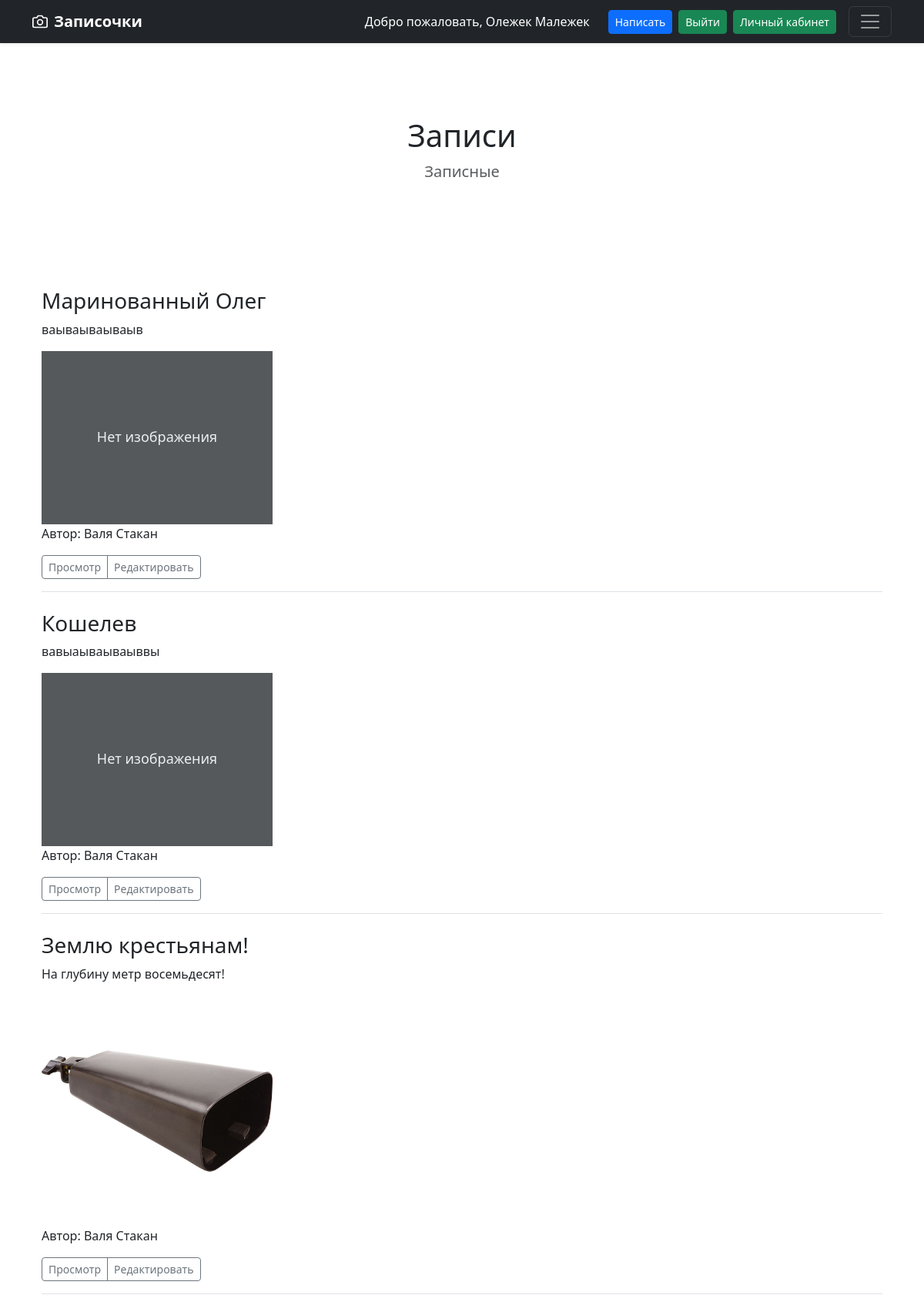
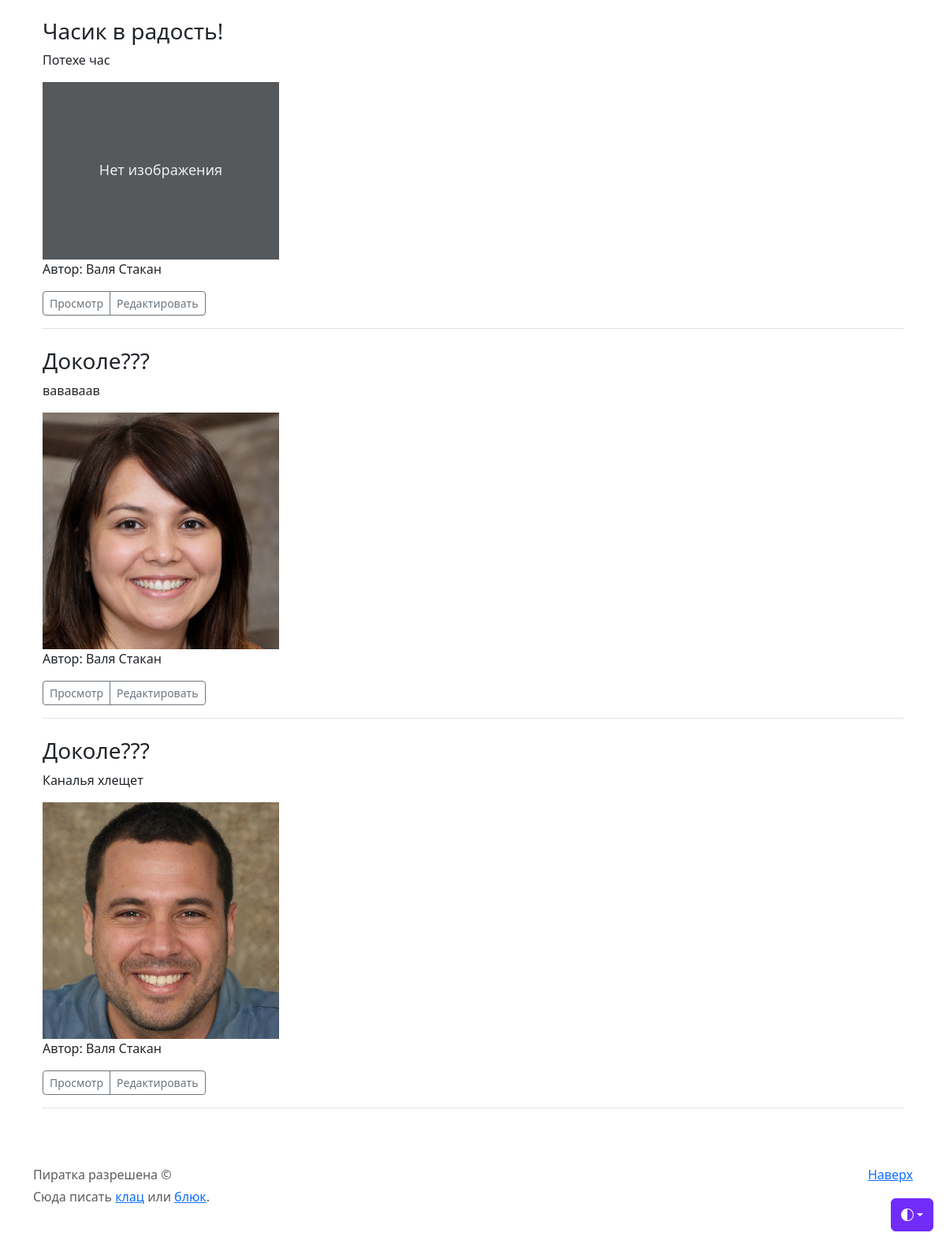
Screenshot of / (signed in) with the database file from the repository (2 pictures, top to bottom).
### models.py (models this page shows)
class Base(Model):
    class Meta:
        database = db

class User(Base):
    first_name = CharField()
    last_name = CharField()
    email = CharField(unique=True)
    password_hash = CharField()
    image_path = CharField(null=True)

class Blog(Base):
    name = CharField()
    image_path = CharField(null=True)
    text = CharField()
    author = ForeignKeyField(User)
    created_on = DateTimeField(default=datetime.now())

### app.py (the view)
@app.route('/')
def index():
    posts = Blog.select().join(User).order_by(Blog.id.desc())
    return render_template('blog.html', posts=posts, user=request.user)

### app.py (called while the page is built)
@app.before_request
def get_user():
    user_id = session.get('user_id')
    if user_id:
        user = User.get_or_none(User.id == user_id)
    else:
        user = None
    request.user = user

### templates/blog.html (shortened to what this page needs)
{% extends "base.html" %}
{% block content %}
<div class="container">
    {% for post in posts %}
    <div class="post mb-4 pb-3 border-bottom">
        <h3>{{ post.name }}</h3>
        <p>{{ post.text }}</p>
        <div class="image-container" style="max-width:300px;">
            {% if post.image_path %}
            <img src="{{ post.image_path }}" alt="Image" class="img-fluid" style="max-width:300px;"
                 onerror="this.style.display='none'; this.nextElementSibling.style.display='block';">
            {% else %}
            <svg class="bd-placeholder-img card-img-top" width="300" height="225"
                 xmlns="http://www.w3.org/2000/svg"
                 role="img" aria-label="Placeholder: Thumbnail" preserveAspectRatio="xMidYMid slice"
                 focusable="false">
                <text x="50%" y="50%" fill="#eceeef" dy=".3em">Нет изображения</text>
            </svg>
            {% endif %}
        </div>
        <p>Автор: {{ post.author.first_name }} {{ post.author.last_name }}</p>
        <div class="d-flex justify-content-between align-items-center">
            <div class="btn-group">
                <a href="{{ url_for('post_detail', post_id=post.id) }}"
                   class="btn btn-sm btn-outline-secondary">Просмотр</a>
                <a href="{{ url_for('edit_post', post_id=post.id) }}"
                   class="btn btn-sm btn-outline-secondary">Редактировать</a>
            </div>
        </div>
    </div>
    {% else %}
    <p>Постов пока нет.</p>
    {% endfor %}
</div>
{% endblock %}

### templates/base.html (shortened to what this page needs)
<!doctype html>
<html lang="ru" data-bs-theme="auto">
<head>
    <link href="https://cdn.jsdelivr.net/npm/bootstrap@5.3.0/dist/css/bootstrap.min.css"
          rel="stylesheet"
>
</head>
<body>
<div class="dropdown position-fixed bottom-0 end-0 mb-3 me-3 bd-mode-toggle">
    <button class="btn btn-bd-primary py-2 dropdown-toggle d-flex align-items-center"
            id="bd-theme"
            type="button"
            aria-expanded="false"
            data-bs-toggle="dropdown"
            aria-label="Toggle theme (auto)">
        <svg class="bi my-1 theme-icon-active" width="1em" height="1em">
            <use href="#circle-half"></use>
        </svg>
    </button>
</div>
<header data-bs-theme="dark">
    <div class="navbar navbar-dark bg-dark shadow-sm">
        <div class="container d-flex justify-content-between align-items-center">
            <a href="#" class="navbar-brand d-flex align-items-center">
                <strong style="color: white">Записочки</strong>
            </a>
            <div class="d-flex align-items-center ms-auto gap-2 me-3">
                {% if user %}
                <span class="text-white me-3">Добро пожаловать, {{user.first_name}} {{user.last_name}}</span>
                <a href="{{ url_for('add_post') }}" class="btn btn-primary btn-sm">Написать</a>
                <a href="{{ url_for('logout') }}" class="btn btn-success btn-sm">Выйти</a>
                <a href="{{ url_for('profile') }}" class="btn btn-success btn-sm">Личный кабинет</a>
                {% else %}
                <a href="{{ url_for('register') }}" class="btn btn-success btn-sm">Регистрация</a>
                <a href="{{ url_for('login') }}" class="btn btn-success btn-sm">Войти</a>
                {% endif %}
            </div>
            <button class="navbar-toggler" type="button" data-bs-toggle="collapse" data-bs-target="#navbarHeader"
                    aria-controls="navbarHeader" aria-expanded="false" aria-label="Toggle navigation">
                <span class="navbar-toggler-icon"></span>
            </button>
        </div>
    </div>
</header>
<section class="py-5 text-center container">
    <div class="row py-lg-5">
        <div class="col-lg-6 col-md-8 mx-auto">
            <h1 class="fw-light">Записи</h1>
            <p class="lead text-body-secondary">Записные</p>
        </div>
    </div>
</section>
<main class="container my-4">
    {% block content %}{% endblock %}
</main>
<footer class="text-body-secondary py-5">
    <div class="container">
        <p class="float-end mb-1">
            <a href="#">Наверх</a>
        </p>
        <p class="mb-1">Пиратка разрешена &copy; </p>
        <p class="mb-0">Сюда писать <a href="/">клац</a> или <a href="/docs/5.3/getting-started/introduction/">блюк</a>.
        </p>
    </div>
</footer>
</body>
</html>

### templates/base.html (style rules this page uses)
.bd-placeholder-img { font-size: 1.125rem; text-anchor: middle; -webkit-user-select: none; -moz-user-select: none; user-select: none; }
.bi { vertical-align: -.125em; fill: currentColor; }
.btn-bd-primary { --bd-violet-bg: #712cf9; --bd-violet-rgb: 112.520718, 44.062154, 249.437846; --bs-btn-font-weight: 600; --bs-btn-color: var(--bs-white); --bs-btn-bg: var(--bd-violet-bg); --bs-btn-border-color: var(--bd-violet-bg); --bs-btn-hover-color: var(--bs-white); --bs-btn-hover-bg: #6528e0; --bs-btn-hover-border-color: #6528e0; --bs-btn-focus-shadow-rgb: var(--bd-violet-rgb); --bs-btn-active-color: var(--bs-btn-hover-color); --bs-btn-active-bg: #5a23c8; --bs-btn-active-border-color: #5a23c8; }
.bd-mode-toggle { z-index: 1500; }

### rows the page displays
User: first_name "Олежек", last_name "Малежек"
Blog: name "Маринованный Олег", text "ваываываываыв", shows "Нет изображения", author.first_name "Валя", author.last_name "Стакан"
Blog: name "Кошелев", text "вавыаываываыввы", image_path "Нет изображения", author.first_name "Валя", author.last_name "Стакан"
Blog: name "Землю крестьянам!", text "На глубину метр восемьдесят!", image_path (picture), author.first_name "Валя", author.last_name "Стакан"
Blog: name "Часик в радость!", text "Потехе час", image_path "Нет изображения", author.first_name "Валя", author.last_name "Стакан"
Blog: name "Доколе???", text "вававаав", image_path (picture), author.first_name "Валя", author.last_name "Стакан"
Blog: name "Доколе???", text "Каналья хлещет", image_path (picture), author.first_name "Валя", author.last_name "Стакан"
